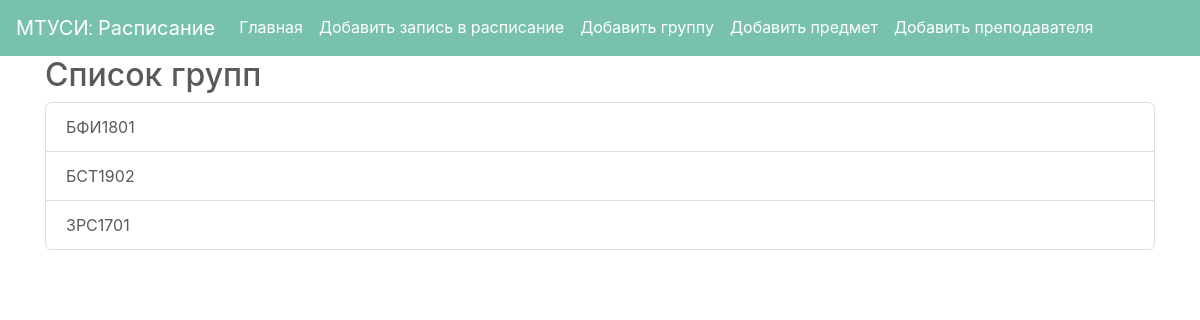
Screenshot of /groups with the database file from the repository.
### models/group.py (models this page shows)
class Group(db.Model):
    __tablename__ = 'group'
    id = db.Column(db.Integer, primary_key=True)
    name = db.Column(db.String(30), unique=True, nullable=False)

### Routes/Groups.py (the view)
@groups.route('/groups')
def index1():
	return render_template('groups.html',groups=Group.query.all())

### templates/groups.html (shortened to what this page needs)
<!DOCTYPE html>
<html lang="en">
<head>
    <link rel="stylesheet" type="text/css" href="/static/css/tema.css">
</head>
<body>
    {% include "Nav.html" %}
    <div class="container">
        <div class="table_content">
            <h2>Список групп</h2>
            <div class="list-group">
                {% for group in groups %}
                <a href="#" class="list-group-item list-group-item-action">
                    {{ group.name }}
                </a>
                {% endfor %}
              </div>
        </div>
    </div>
</body>
</html>

### rows the page displays
Group: name "БФИ1801"
Group: name "БСТ1902"
Group: name "ЗРС1701"
